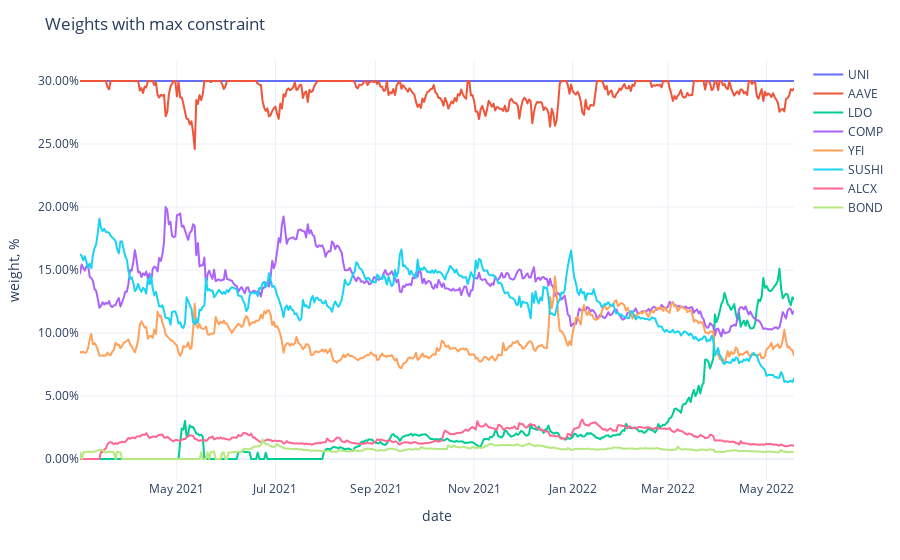

The cell this chart's notebook holds for it:
### Code cell
fig = px.line(adjusted_weights,
              labels={'value': 'weight, %', 'variable': ''})
fig.update_traces(
    hovertemplate="%{y}"
)
fig.update_yaxes(
    tickformat=".2%",
)
fig.update_xaxes(
    showspikes=True,
    spikethickness=2,
    spikedash="dot",
    spikecolor="#999999",
    spikemode="across",
)
fig.update_layout(
    hovermode="x",
    hoverdistance=100,  ## Distance to show hover label of data point
    spikedistance=1000,  ## Distance to show spike
    template='plotly_white',
    title='Weights with max constraint'
)

### Figure 1 — Plotly figure (JSON) as saved in the notebook; plotly's stock layout.template omitted (floating-point values rounded to 4 significant figures; data arrays with more than 128 entries replaced by an {"elided": "..."} marker saying what was removed)
{"data": [{"hovertemplate": "%{y}", "legendgroup": "UNI", "line": {"color": "#636efa", "dash": "solid"}, "marker": {"symbol": "circle"}, "mode": "lines", "name": "UNI", "showlegend": true, "type": "scattergl", "x": {"elided": "443 str values"}, "xaxis": "x", "y": {"elided": "443 float values"}, "yaxis": "y"}, {"hovertemplate": "%{y}", "legendgroup": "AAVE", "line": {"color": "#EF553B", "dash": "solid"}, "marker": {"symbol": "circle"}, "mode": "lines", "name": "AAVE", "showlegend": true, "type": "scattergl", "x": {"elided": "443 str values"}, "xaxis": "x", "y": {"elided": "443 float values"}, "yaxis": "y"}, {"hovertemplate": "%{y}", "legendgroup": "LDO", "line": {"color": "#00cc96", "dash": "solid"}, "marker": {"symbol": "circle"}, "mode": "lines", "name": "LDO", "showlegend": true, "type": "scattergl", "x": {"elided": "443 str values"}, "xaxis": "x", "y": {"elided": "443 float values"}, "yaxis": "y"}, {"hovertemplate": "%{y}", "legendgroup": "COMP", "line": {"color": "#ab63fa", "dash": "solid"}, "marker": {"symbol": "circle"}, "mode": "lines", "name": "COMP", "showlegend": true, "type": "scattergl", "x": {"elided": "443 str values"}, "xaxis": "x", "y": {"elided": "443 float values"}, "yaxis": "y"}, {"hovertemplate": "%{y}", "legendgroup": "YFI", "line": {"color": "#FFA15A", "dash": "solid"}, "marker": {"symbol": "circle"}, "mode": "lines", "name": "YFI", "showlegend": true, "type": "scattergl", "x": {"elided": "443 str values"}, "xaxis": "x", "y": {"elided": "443 float values"}, "yaxis": "y"}, {"hovertemplate": "%{y}", "legendgroup": "SUSHI", "line": {"color": "#19d3f3", "dash": "solid"}, "marker": {"symbol": "circle"}, "mode": "lines", "name": "SUSHI", "showlegend": true, "type": "scattergl", "x": {"elided": "443 str values"}, "xaxis": "x", "y": {"elided": "443 float values"}, "yaxis": "y"}, {"hovertemplate": "%{y}", "legendgroup": "ALCX", "line": {"color": "#FF6692", "dash": "solid"}, "marker": {"symbol": "circle"}, "mode": "lines", "name": "ALCX", "showlegend": true, "type": "scattergl", "x": {"elided": "443 str values"}, "xaxis": "x", "y": {"elided": "443 float values"}, "yaxis": "y"}, {"hovertemplate": "%{y}", "legendgroup": "BOND", "line": {"color": "#B6E880", "dash": "solid"}, "marker": {"symbol": "circle"}, "mode": "lines", "name": "BOND", "showlegend": true, "type": "scattergl", "x": {"elided": "443 str values"}, "xaxis": "x", "y": {"elided": "443 float values"}, "yaxis": "y"}], "layout": {"autosize": true, "hoverdistance": 100, "hovermode": "x", "legend": {"title": {"text": ""}, "tracegroupgap": 0}, "margin": {"t": 60}, "spikedistance": 1000, "title": {"text": "Weights with max constraint"}, "xaxis": {"anchor": "y", "autorange": true, "domain": [0, 1], "range": ["2021-03-02", "2022-05-18"], "showspikes": true, "spikecolor": "#999999", "spikedash": "dot", "spikemode": "across", "spikethickness": 2, "title": {"text": "date"}, "type": "date"}, "yaxis": {"anchor": "x", "autorange": true, "domain": [0, 1], "range": [-0.01667, 0.3167], "tickformat": ".2%", "title": {"text": "weight, %"}, "type": "linear"}}}
